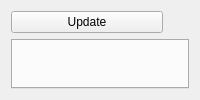
        <widget class="QWidget" name="qWidgetLeaderboard">
         <attribute name="title">
          <string>Leaderboard</string>
         </attribute>
         <layout class="QGridLayout" name="gridLayout_6">
          <item row="3" column="0">
           <widget class="QTabWidget" name="tabWidgetLeaderboard">
            <property name="elideMode">
             <enum>Qt::ElideNone</enum>
            </property>
            <property name="usesScrollButtons">
             <bool>true</bool>
            </property>
            <property name="tabBarAutoHide">
             <bool>false</bool>
            </property>
           </widget>
          </item>
          <item row="1" column="0">
           <layout class="QHBoxLayout" name="horizontalLayoutLeaderboard">
            <item>
             <widget class="QPushButton" name="pushButtonLBUpdate">
              <property name="toolTip">
               <string>&lt;html&gt;&lt;head/&gt;&lt;body&gt;&lt;p align=&quot;center&quot;&gt;Obtains the latest leaderboard data&lt;/p&gt;&lt;/body&gt;&lt;/html&gt;</string>
              </property>
              <property name="text">
               <string>Update</string>
              </property>
             </widget>
            </item>
            <item>
             <widget class="QLabel" name="loadingLeaderboard">
              <property name="enabled">
               <bool>true</bool>
              </property>
              <property name="maximumSize">
               <size>
                <width>20</width>
                <height>20</height>
               </size>
              </property>
              <property name="text">
               <string/>
              </property>
              <property name="pixmap">
               <pixmap>../resources/loading.gif</pixmap>
              </property>
              <property name="scaledContents">
               <bool>true</bool>
              </property>
              <property name="alignment">
               <set>Qt::AlignCenter</set>
              </property>
             </widget>
            </item>
           </layout>
          </item>
         </layout>
        </widget>
